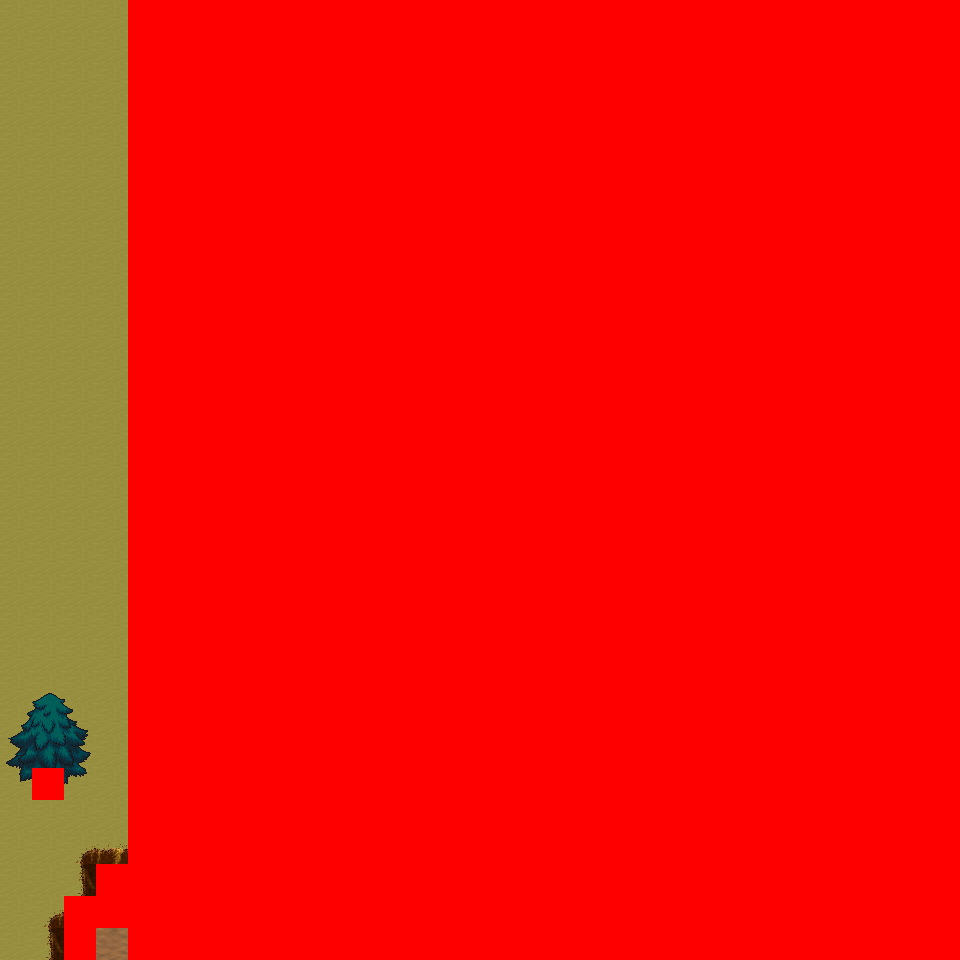

A 2D game scene composited from a Tiled map and its tileset images. What follows is a short description and the map's XML, with each tile layer's data collapsed to a summary:
An orthogonal 30x30 tile map with 32x32 px tiles, 6 tile layers (Ground, Object, Object2, Above, ...), 10 tilesets and 4 objects (4x mapchange).

<map version="1.0" orientation="orthogonal" renderorder="right-down" width="30" height="30" tilewidth="32" tileheight="32" nextobjectid="5">
  <tileset firstgid="1" name="tileset_logic_collision" tilewidth="32" tileheight="32" tilecount="1" columns="1">
    <image source="../drawable/tileset_logic_collision.png" width="32" height="32" />
  </tileset>
  <tileset firstgid="2" name="tileset_ground_ground" tilewidth="32" tileheight="32" tilecount="33" columns="3">
    <image source="../drawable/tileset_ground_ground.png" width="96" height="352" />
  </tileset>
  <tileset firstgid="35" name="tileset_ground_ridge_earth_pale" tilewidth="32" tileheight="32" tilecount="96" columns="12">
    <image source="../drawable/tileset_ground_ridge_earth_pale.png" width="384" height="256" />
  </tileset>
  <tileset firstgid="131" name="tileset_ground_ridge_earth_dark" tilewidth="32" tileheight="32" tilecount="96" columns="12">
    <image source="../drawable/tileset_ground_ridge_earth_dark.png" width="384" height="256" />
  </tileset>
  <tileset firstgid="227" name="tileset_terrain_desert" tilewidth="32" tileheight="32" tilecount="88" columns="8">
    <image source="../drawable/tileset_terrain_desert.png" width="256" height="352" />
  </tileset>
  <tileset firstgid="315" name="tileset_ground_ladder_horizontal_dark" tilewidth="32" tileheight="32" tilecount="3" columns="1">
    <image source="../drawable/tileset_ground_ladder_horizontal_dark.png" width="32" height="96" />
  </tileset>
  <tileset firstgid="318" name="tileset_plant_bush_various_small" tilewidth="32" tileheight="32" tilecount="9" columns="3">
    <image source="../drawable/tileset_plant_bush_various_small.png" width="96" height="96" />
  </tileset>
  <tileset firstgid="327" name="tileset_plant_cactus_2" tilewidth="32" tileheight="32" tilecount="10" columns="5">
    <image source="../drawable/tileset_plant_cactus_2.png" width="160" height="64" />
  </tileset>
  <tileset firstgid="337" name="tileset_plant_tree_evergreen" tilewidth="32" tileheight="32" tilecount="36" columns="3">
    <image source="../drawable/tileset_plant_tree_evergreen.png" width="96" height="384" />
  </tileset>
  <tileset firstgid="373" name="tileset_ground_sand_2" tilewidth="32" tileheight="32" tilecount="15" columns="5">
    <image source="../drawable/tileset_ground_sand_2.png" width="160" height="96" />
  </tileset>
  <layer name="Ground" width="30" height="30">
    <data>[900 cells, 900 non-empty, 15 distinct tile ids]</data>
  </layer>
  <layer name="Object" width="30" height="30">
    <data>[900 cells, 39 non-empty, 16 distinct tile ids]</data>
  </layer>
  <layer name="Object2" width="30" height="30">
    <data>[900 cells, 0 non-empty, 0 distinct tile ids]</data>
  </layer>
  <layer name="Above" width="30" height="30">
    <data>[900 cells, 10 non-empty, 10 distinct tile ids]</data>
  </layer>
  <layer name="Above2" width="30" height="30">
    <data>[900 cells, 0 non-empty, 0 distinct tile ids]</data>
  </layer>
  <layer name="Walkable" width="30" height="30">
    <data>[900 cells, 785 non-empty, 1 distinct tile ids]</data>
  </layer>
  <objectgroup name="MapEvents">
    <object id="1" name="north" type="mapchange" x="0" y="0" width="128" height="32">
      <properties>
        <property name="map" value="0_ados_mountain_n2_w2_x1_y2" />
        <property name="place" value="south" />
      </properties>
    </object>
    <object id="2" name="south" type="mapchange" x="0" y="928" width="64" height="32">
      <properties>
        <property name="map" value="0_ados_mountain_n2_w2_x1_y4" />
        <property name="place" value="north" />
      </properties>
    </object>
    <object id="3" name="south2" type="mapchange" x="96" y="928" width="32" height="32">
      <properties>
        <property name="map" value="0_ados_mountain_n2_w2_x1_y4" />
        <property name="place" value="north2" />
      </properties>
    </object>
    <object id="4" name="west" type="mapchange" x="0" y="0" width="32" height="960">
      <properties>
        <property name="map" value="0_ados_mountain_n2_w2_x0_y3" />
        <property name="place" value="east" />
      </properties>
    </object>
  </objectgroup>
</map>
